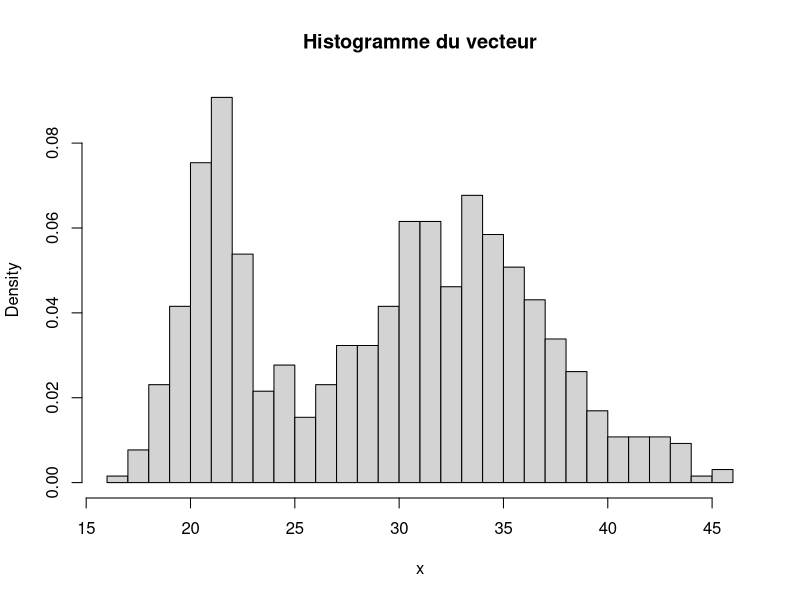
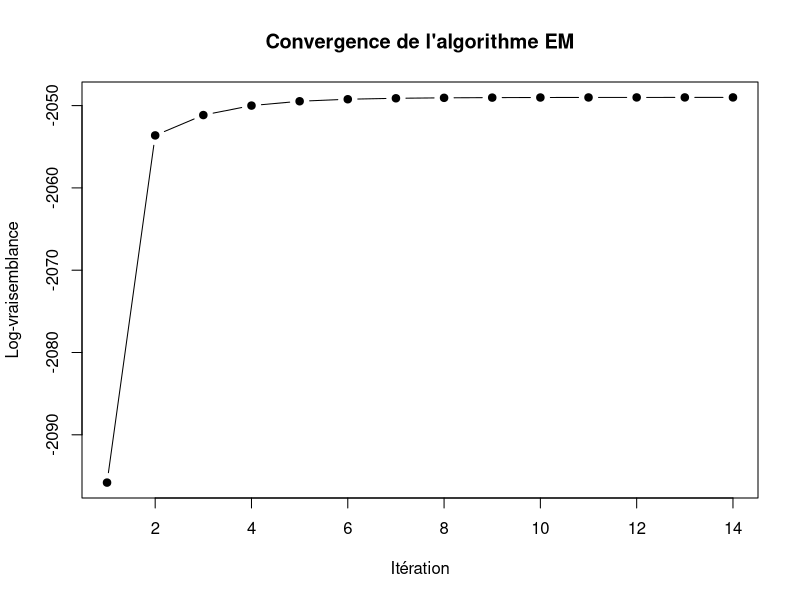
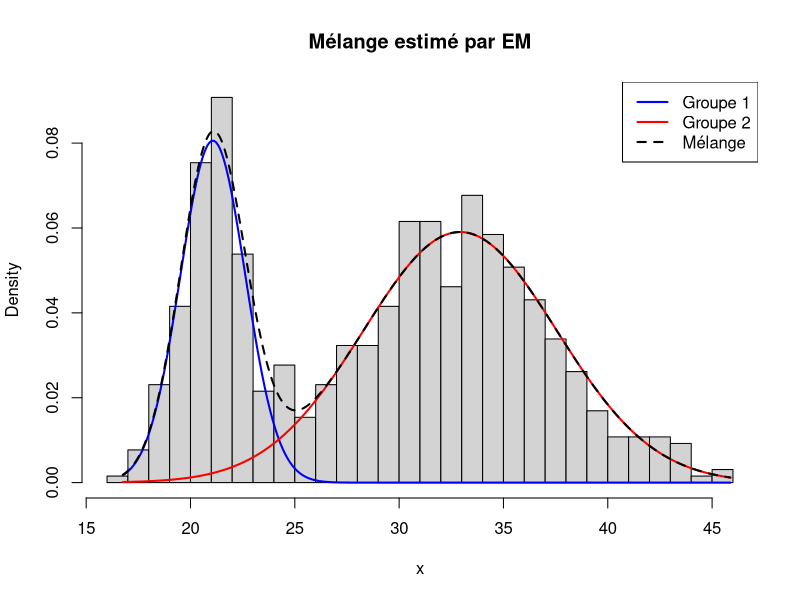

Write the R code that produced these figures, in order.
# Algorithme EM codé à la main
# Mélange de 2 lois gaussiennes : on cherche mu1, sd1, mu2, sd2 et la
# proportion p du groupe 1 (le groupe 2 a la proportion 1 - p).


# ---------------------------------------------------------------------------
# 1. Importation des données
# ---------------------------------------------------------------------------

# Le fichier n'a pas d'en-tête et utilise la virgule comme séparateur décimal
# (32,90563243 = 32.9), d'où read.csv2.
mixture <- read.csv2("mixture.csv", header = FALSE)
head(mixture)

x <- mixture$V1   # le vecteur à étudier
n <- length(x)    # nombre d'individus
n


# ---------------------------------------------------------------------------
# 2. Histogramme
# ---------------------------------------------------------------------------

hist(x, breaks = 30, freq = FALSE, col = "lightgrey",
     main = "Histogramme du vecteur", xlab = "x")

# On voit deux bosses : une étroite vers 21 et une plus large vers 33.


# ---------------------------------------------------------------------------
# 3. Initialisation des paramètres à partir de l'histogramme
# ---------------------------------------------------------------------------

# Groupe 1 : pic vers 21, presque tout entre 17 et 25 -> écart-type d'environ 2
mu1 <- 21
sd1 <- 2

# Groupe 2 : pic vers 33, presque tout entre 25 et 41 -> écart-type d'environ 4
mu2 <- 33
sd2 <- 4

# On ne sait pas encore quel groupe est le plus gros : on part sur 50/50
p <- 0.5


# ---------------------------------------------------------------------------
# Densité d'une loi normale écrite à la main (pas de dnorm)
# ---------------------------------------------------------------------------

densite_normale <- function(x, mu, sd) {
  1 / (sd * sqrt(2 * pi)) * exp(-(x - mu)^2 / (2 * sd^2))
}


# ---------------------------------------------------------------------------
# 4. à 6. Boucle EM
# ---------------------------------------------------------------------------

seuil <- 0.001          # arrêt quand la vraisemblance bouge de moins de 0.001
ancienne_vrais <- -Inf  # pas de vraisemblance avant la première itération
difference <- Inf       # pour entrer dans la boucle
iteration <- 0
historique <- c()       # on garde la vraisemblance de chaque itération

while (difference > seuil) {

  iteration <- iteration + 1

  # --- 4. Calcul de la vraisemblance -------------------------------------

  # Densité de chaque individu s'il venait du groupe 1
  f1 <- densite_normale(x, mu1, sd1)

  # Densité de chaque individu s'il venait du groupe 2
  f2 <- densite_normale(x, mu2, sd2)

  # Densité du mélange pour chaque individu : chaque groupe est pondéré
  # par sa proportion
  f_melange <- p * f1 + (1 - p) * f2

  # Les individus sont indépendants : la vraisemblance est le produit
  # des densités. Un produit de 650 nombres petits donne 0 pour l'ordinateur,
  # donc on passe au log, qui transforme le produit en somme.
  vrais <- sum(log(f_melange))

  # On garde la valeur pour tracer la convergence à la fin
  historique <- c(historique, vrais)

  # Écart avec l'itération précédente (EM fait toujours monter la vraisemblance)
  difference <- vrais - ancienne_vrais

  # La valeur actuelle devient l'ancienne pour le tour suivant
  ancienne_vrais <- vrais

  # --- 5. Attribution des individus (étape E) -----------------------------

  # Probabilité que chaque individu appartienne au groupe 1, sachant sa valeur
  # (formule de Bayes). Chaque individu est partagé entre les deux groupes :
  # il compte pour t1 dans le groupe 1 et pour t2 dans le groupe 2.
  t1 <- p * f1 / f_melange
  t2 <- 1 - t1

  # --- 6. Calcul des nouveaux paramètres (étape M) ------------------------

  # Proportion du groupe 1 : la part moyenne des individus qui lui revient
  p <- sum(t1) / n

  # Moyennes : moyennes de x pondérées par les probabilités d'appartenance
  mu1 <- sum(t1 * x) / sum(t1)
  mu2 <- sum(t2 * x) / sum(t2)

  # Écarts-types : même chose avec les écarts au carré à la nouvelle moyenne
  sd1 <- sqrt(sum(t1 * (x - mu1)^2) / sum(t1))
  sd2 <- sqrt(sum(t2 * (x - mu2)^2) / sum(t2))

  cat("Itération", iteration,
      "| log-vraisemblance =", round(vrais, 4),
      "| mu1 =", round(mu1, 2), "sd1 =", round(sd1, 2),
      "| mu2 =", round(mu2, 2), "sd2 =", round(sd2, 2),
      "| p =", round(p, 3), "\n")
}


# ---------------------------------------------------------------------------
# Résultats
# ---------------------------------------------------------------------------

cat("\nConvergence atteinte en", iteration, "itérations\n")
resultats <- data.frame(groupe     = c(1, 2),
                        moyenne    = c(mu1, mu2),
                        ecart_type = c(sd1, sd2),
                        proportion = c(p, 1 - p))
resultats

# Évolution de la log-vraisemblance au fil des itérations
plot(historique, type = "b", pch = 19,
     xlab = "Itération", ylab = "Log-vraisemblance",
     main = "Convergence de l'algorithme EM")

# Histogramme avec les deux gaussiennes estimées et le mélange
hist(x, breaks = 30, freq = FALSE, col = "lightgrey",
     main = "Mélange estimé par EM", xlab = "x")
grille <- seq(min(x), max(x), length.out = 500)
lines(grille, p * densite_normale(grille, mu1, sd1), col = "blue", lwd = 2)
lines(grille, (1 - p) * densite_normale(grille, mu2, sd2), col = "red", lwd = 2)
lines(grille, p * densite_normale(grille, mu1, sd1) +
        (1 - p) * densite_normale(grille, mu2, sd2), lwd = 2, lty = 2)
legend("topright", legend = c("Groupe 1", "Groupe 2", "Mélange"),
       col = c("blue", "red", "black"), lty = c(1, 1, 2), lwd = 2)

# Classe finale : chaque individu va dans le groupe où sa probabilité
# d'appartenance est la plus forte
classe <- ifelse(t1 > 0.5, 1, 2)
table(classe)
